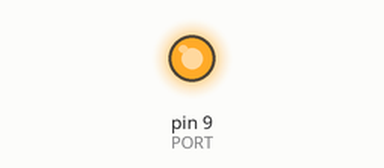
A sketch run on a simulated Arduino Uno, built with avr-gcc and run on an emulated ATmega328P. Parts: output pins drawn as LEDs (lit = HIGH).

Above: at 16.4 s.
At 21.86 s:
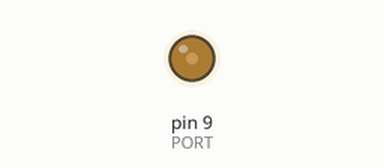
At 25.28 s:
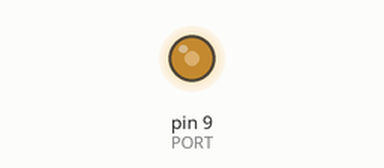
At 34.02 s:
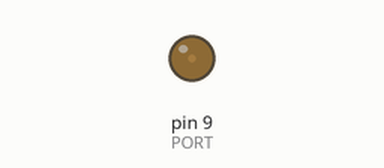
Timing chart, 0 to 40.0 s (numbered marks = the images above):
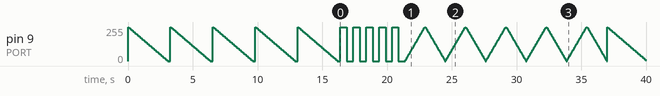

The sketch:

arduino_home_lights.ino
```cpp
#define PORT 9
#define DELAY 500
#define REPEAT 5

void setup() {
  pinMode(PORT, OUTPUT);
  Serial.begin(9600);
}

void loop() {
  int i = 2;
  while (1)
  {
    switch (i){
      case 0:
        fifth_blink();
        Serial.println();
        i++;
      break;
      case 1:
        smooth_slide();
        i++;
      case 2:
        solid_to_dark();
        i=0;
      break;
    }
  }

}

void fifth_blink(){
  for (int i = 0; i < REPEAT; i++){
    digitalWrite(PORT, HIGH);
    delay(DELAY);
    digitalWrite(PORT, LOW);
    delay(DELAY);
  }
}
void smooth_slide(){
  for (int i = 0; i < REPEAT; i++){
    for (int fadeValue = 0 ; fadeValue <= 255; fadeValue = fadeValue+5) {
			// sets the value (range from 0 to 255):
			analogWrite(PORT, fadeValue);
			// wait for 30 milliseconds to see the dimming effect
			delay(30);
		}

		// fade out from max to min in increments of 5 points:
		for (int fadeValue = 255 ; fadeValue >= 0; fadeValue = fadeValue-5) {
			// sets the value (range from 0 to 255):
			analogWrite(PORT, fadeValue);
			// wait for 30 milliseconds to see the dimming effect
			delay(30);
		}
  }
}

void solid_to_dark(){
  for (int i = 0; i < REPEAT; i++){
    for (int fadeValue = 255 ; fadeValue >= 0; fadeValue = fadeValue-5) {
			// sets the value (range from 0 to 255):
			analogWrite(PORT, fadeValue);
			// wait for 60 milliseconds to see the dimming effect
			delay(60);
		}
    for (int fadeValue = 0 ; fadeValue <= 255; fadeValue = fadeValue+5) {
			// sets the value (range from 0 to 255):
			analogWrite(PORT, fadeValue);
			// wait for 30 milliseconds to see the dimming effect
			delay(3);
		}
  }
}
```
